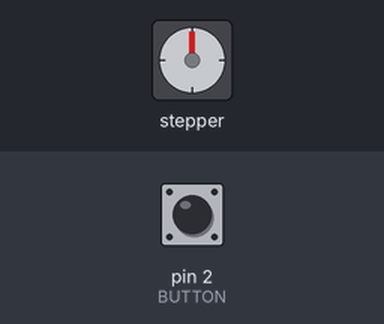
Simulated run of this sketch. Board: Arduino Uno, built with avr-gcc and run on an emulated ATmega328P. Shown: stepper motor. Wiring (inferred from the names in the program): stepper motor driver (200 steps per turn assumed): step pin 3; direction pin 4. The inputs (shaded band) are chosen by the test bench; at power-on: pin 2 (BUTTON) HIGH.

Above: at 1.2 s.
1.3 s: pin 2 (BUTTON) pulled LOW for 0.15 s
At 2.7 s:
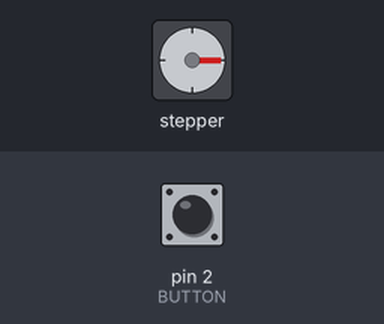
3.0 s: pin 2 (BUTTON) pulled LOW for 1 s
At 4.0 s:
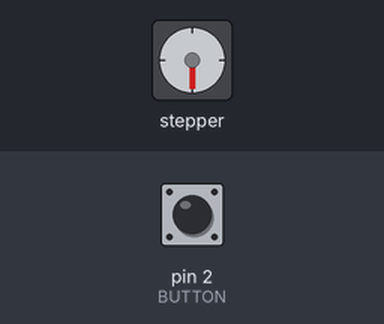
5.5 s: pin 2 (BUTTON) pulled LOW for 0.15 s
At 7.1 s:
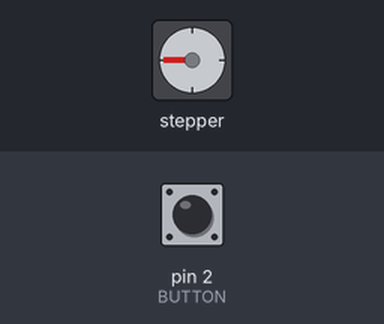
Timing chart, 0 to 8.6 s (numbered marks = the images above; inputs shaded):
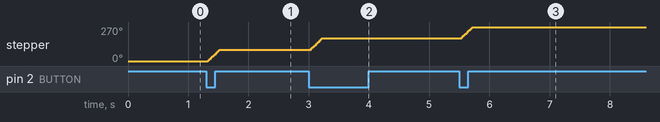

The sketch:

stepper-button-jog.ino
```cpp
// Reference solution: each press of the button on D2 turns the NEMA 17 a quarter turn (50 full steps),
// always the same way. A4988 on STEP D3 / DIR D4.
const int STEP_PIN = 3;
const int DIR_PIN = 4;
const int BUTTON = 2;
const unsigned long DEBOUNCE_MS = 20;

int lastReading = HIGH;
int stableState = HIGH;
unsigned long changedAt = 0;

void setup() {
  pinMode(STEP_PIN, OUTPUT);
  pinMode(DIR_PIN, OUTPUT);
  pinMode(BUTTON, INPUT_PULLUP);
  digitalWrite(DIR_PIN, HIGH);
}

void quarterTurn() {
  for (int i = 0; i < 50; i++) {
    digitalWrite(STEP_PIN, HIGH);
    delayMicroseconds(5);
    digitalWrite(STEP_PIN, LOW);
    delay(4);
  }
}

void loop() {
  int reading = digitalRead(BUTTON);
  if (reading != lastReading) {
    changedAt = millis();
    lastReading = reading;
  }
  if (millis() - changedAt > DEBOUNCE_MS && reading != stableState) {
    stableState = reading;
    if (stableState == LOW) quarterTurn();
  }
}
```

Measured:
- after the input at 1.3 s, stepper: turns 90° clockwise in 0.20 s, starting at once
- after the input at 3.0 s, stepper: turns 90° clockwise in 0.20 s, starting at once
- after the input at 5.5 s, stepper: turns 90° clockwise in 0.20 s, starting at once
